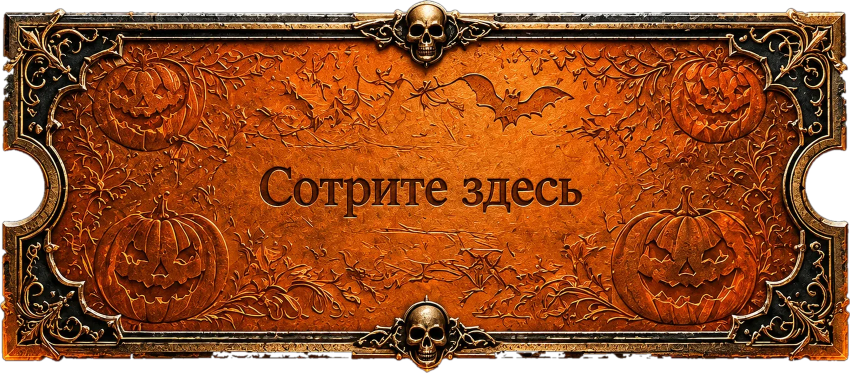
#> input picture assets/ticket_cover.webp, 1700 x 745 px, given in place of ticket_cover.png, which was not available (shown at 1/2 size)
$ python -i prep3.py   (imports and definitions only)
#> lines starting #> are read from the running program, lines starting #| are printed output that depends on the picture; after the words box and inside, x2 and y2 are one past the last pixel; in counts of white or black regions, pixels touching at a corner belong together
import numpy as np
from PIL import Image, ImageFilter
# [1 line not run here, left out]

def lum_alpha(path, out, width):
    im=Image.open(path).convert('RGB'); a=np.asarray(im).astype(np.float32); m=a.max(axis=2)
    alpha=np.clip(m*1.0,0,255); safe=np.maximum(alpha,1)[...,None]
    rgb=np.clip(a*255.0/safe,0,255)
    img=Image.fromarray(np.dstack([rgb,alpha]).astype(np.uint8),'RGBA')
    img=img.crop(img.getchannel('A').point(lambda v:255 if v>6 else 0).getbbox())
    img=img.resize((width,round(img.height*width/img.width)),Image.LANCZOS)
    img.save(out,'WEBP',quality=92,method=6); print(out,img.size)

def solid_cut(path):
    """Билет на чёрном: всё, что не достижимо с краёв через тёмные пиксели, — плотное."""
#> called with path = 'src3/ticket_cover.png'
    im=Image.open(path).convert('RGB'); a=np.asarray(im).astype(np.float32); m=a.max(axis=2)
    bar=Image.fromarray(((m>=34)*255).astype(np.uint8),'L').filter(ImageFilter.MaxFilter(3))
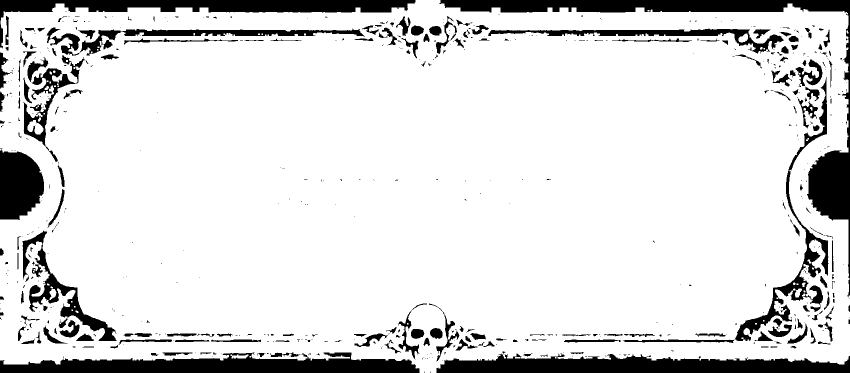
#> bar: PIL image 1700x745 L (shown at 1/2 size); 86.7% white; 573 black regions (382 under 20 px), largest, box (x1, y1, x2, y2) and area: (878, 0, 1700, 595) 29837, (872, 703, 1700, 745) 21902, (0, 705, 839, 745) 21811
    free=np.asarray(bar)==0
    reg=np.zeros_like(free); reg[0,:]=free[0,:]; reg[-1,:]=free[-1,:]; reg[:,0]=free[:,0]; reg[:,-1]=free[:,-1]
#> after `reg[0, :] = free[0, :]`: reg: shape (745, 1700) bool; 0.13% white in thin lines or dots, all inside (x1, y1, x2, y2) = (0, 0, 1700, 1)
#> after `reg[-1, :] = free[-1, :]`:
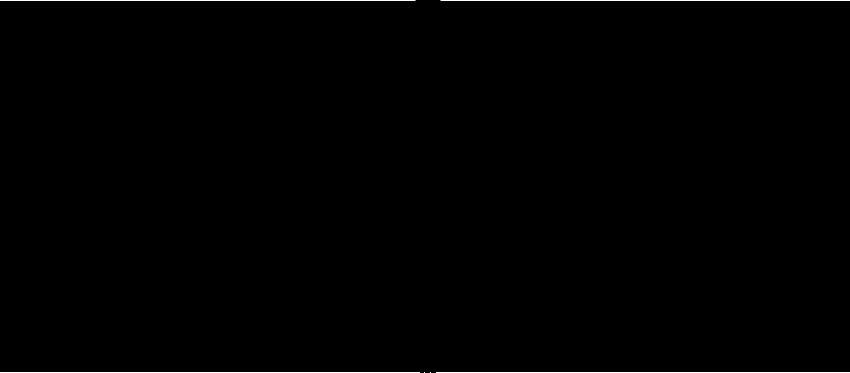
#> reg: shape (745, 1700) bool (shown at 1/2 size); 0.26% white in thin lines or dots
#> after `reg[:, -1] = free[:, -1]`: reg: shape (745, 1700) bool; 0.35% white in thin lines or dots
    while True:
        n=reg.copy(); n[1:,:]|=reg[:-1,:]; n[:-1,:]|=reg[1:,:]; n[:,1:]|=reg[:,:-1]; n[:,:-1]|=reg[:,1:]; n&=free
        if (n==reg).all(): break
        reg=n
#> n: shape (745, 1700) bool; 8.1% white; 20 white regions (7 under 20 px), largest, box (x1, y1, x2, y2) and area: (878, 0, 1700, 594) 29836, (872, 707, 1700, 745) 21864, (0, 705, 839, 745) 21810
    solid=(~reg).astype(np.uint8)*255
    alpha=np.asarray(Image.fromarray(solid,'L').filter(ImageFilter.MinFilter(3)).filter(ImageFilter.GaussianBlur(1.1)))
    return Image.fromarray(np.dstack([a,alpha]).astype(np.uint8),'RGBA')

cov=solid_cut('src3/ticket_cover.png'); opn=solid_cut('src3/ticket_open.png')
#> call 2 of solid_cut, with path = 'src3/ticket_open.png'
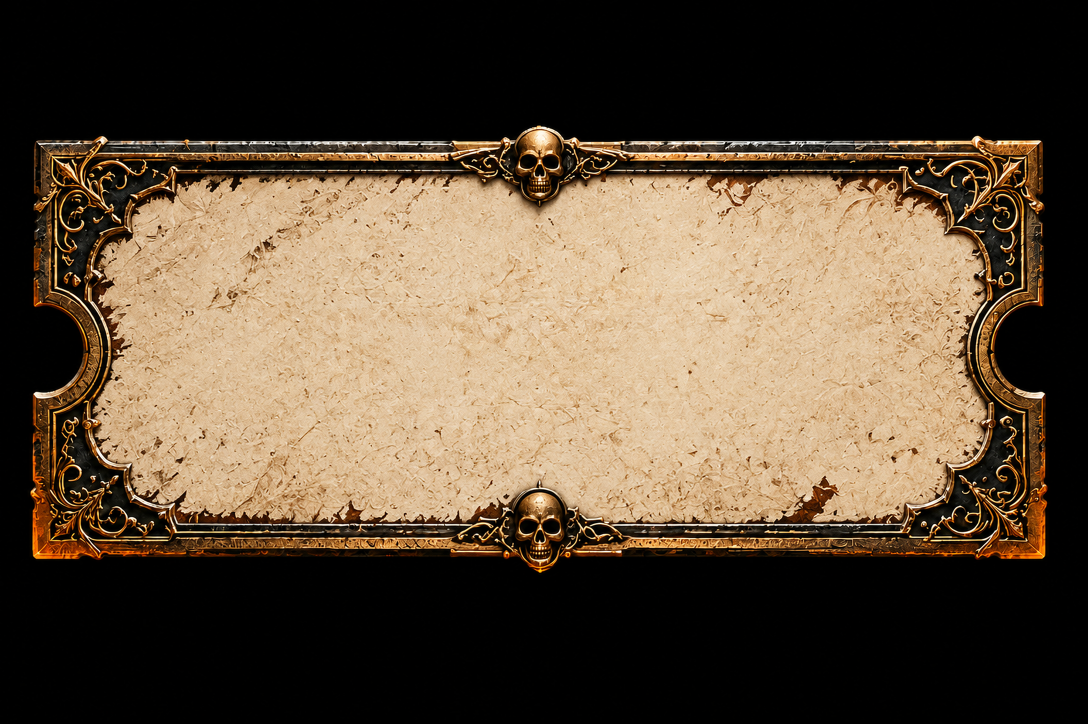
#> input picture source/ticket_open.png, 2176 x 1448 px, found by its file name (shown at 1/2 size)
#> in solid_cut (call 2), `m = a.max(axis=2)`:
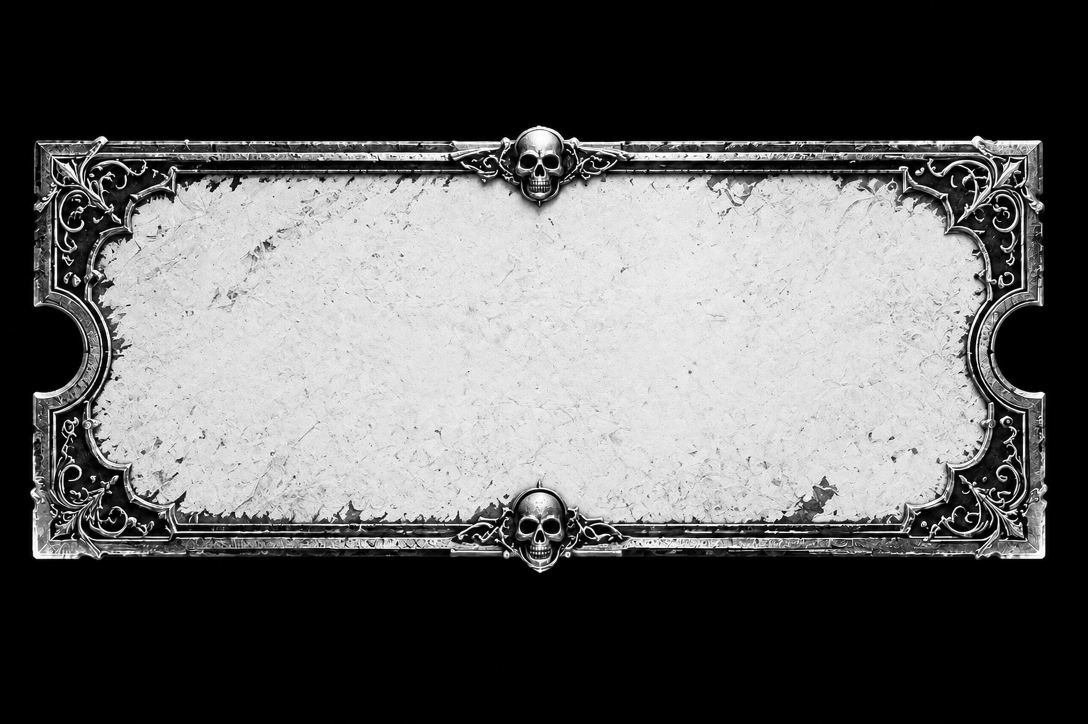
#> m: shape (1448, 2176) float32 (shown at 1/2 size); min 0, max 255, mean 92.2
#> in solid_cut (call 2), `bar=Image.fromarray(((m>=34)*255).astype(np.uint8),'L').filter(ImageFi..`: bar: PIL image 2176x1448 L; 49% white; 66 white regions (29 under 20 px), largest, box (x1, y1, x2, y2) and area: (59, 249, 2097, 1147) 1539989, (126, 539, 164, 575) 780, (1126, 310, 1148, 347) 473
#> in solid_cut (call 2), `reg[0, :] = free[0, :]`: reg: shape (1448, 2176) bool; 0.07% white in thin lines or dots, all inside (x1, y1, x2, y2) = (0, 0, 2176, 1)
#> in solid_cut (call 2), `reg[:, -1] = free[:, -1]`: reg: shape (1448, 2176) bool; 0.23% white in thin lines or dots
#> after the loop in solid_cut (call 2), `while True:`:
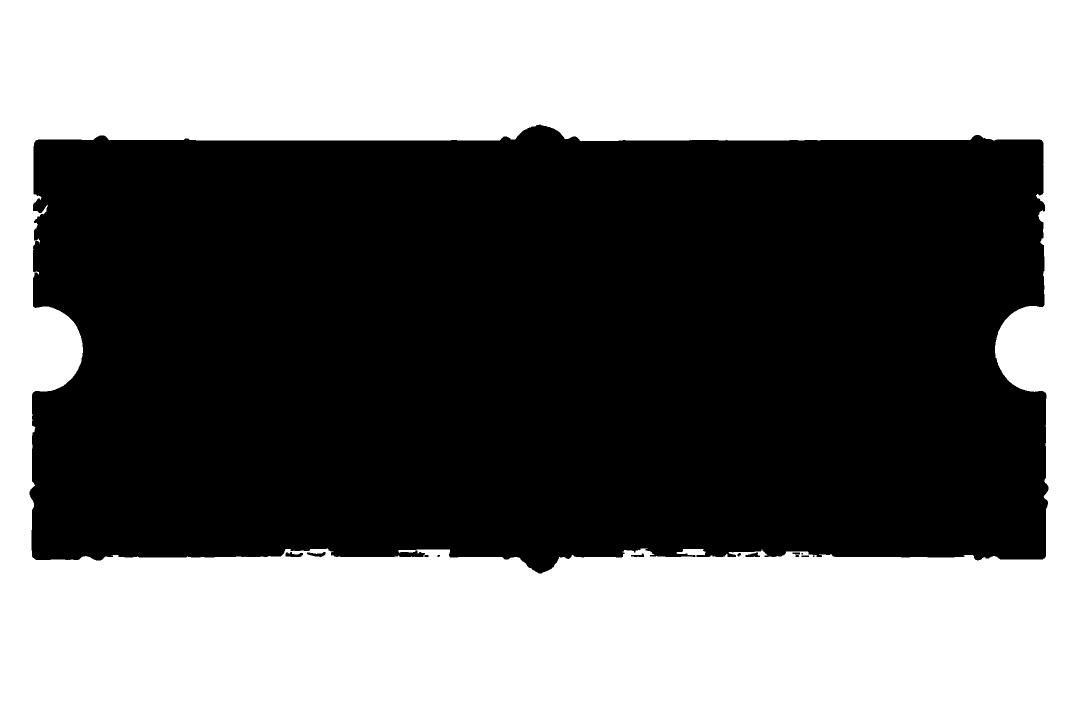
#> n: shape (1448, 2176) bool (shown at 1/2 size); 47.3% white; 1 white region, box (x1, y1, x2, y2) and area: (0, 0, 2176, 1448) 1491026
#> in solid_cut (call 2), `alpha=np.asarray(Image.fromarray(solid,'L').filter(ImageFilter.MinFilt..`:
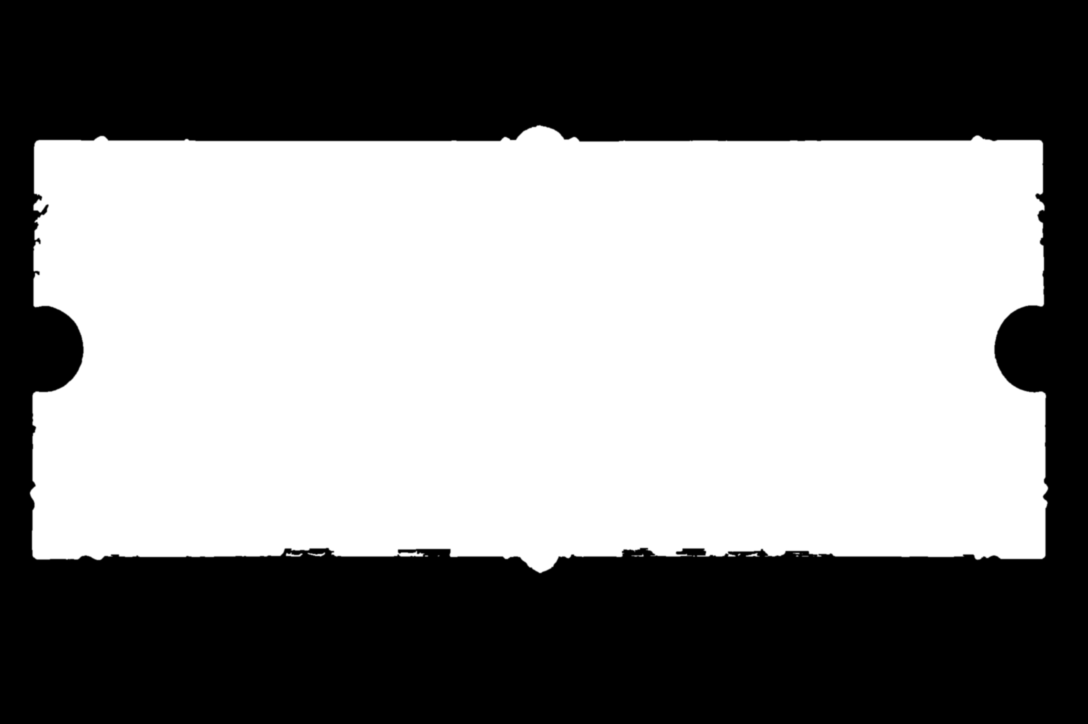
#> alpha: shape (1448, 2176) (shown at 1/2 size); min 0, max 255, mean 133.7
#> in solid_cut (call 2), `return Image.fromarray(np.dstack([a,alpha]).astype(np.uint8),'RGBA')`:
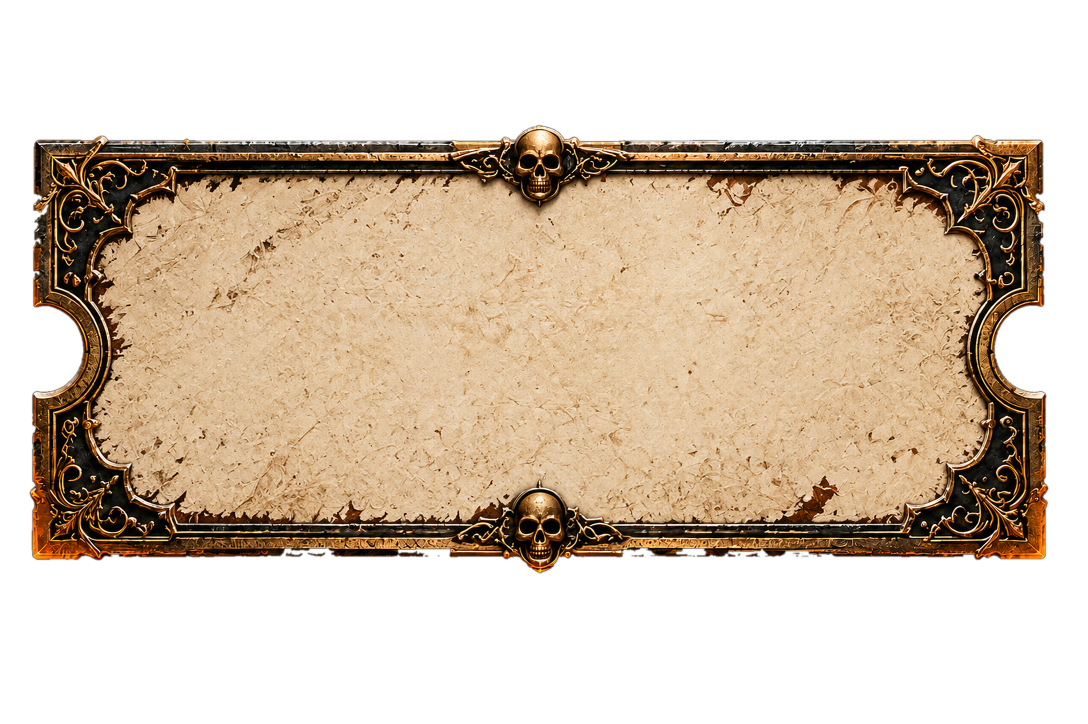
#> returned value: PIL image 2176x1448 RGBA (shown at 1/2 size); mean R, G, B, A 92.2, 76.1, 57.6, 133.7; transparent parts drawn white
bb1=cov.getchannel('A').point(lambda v:255 if v>20 else 0).getbbox(); bb2=opn.getchannel('A').point(lambda v:255 if v>20 else 0).getbbox()
#> bb1 = (0, 0, 1700, 745)
#> bb2 = (59, 249, 2097, 1147)
# [1 line not run here, left out]
W=1700; H=round((bb1[3]-bb1[1])*W/(bb1[2]-bb1[0]))
#> H = 745
# [7 lines not run here, left out]

>>> result = solid_cut('../assets/ticket_cover.webp')
